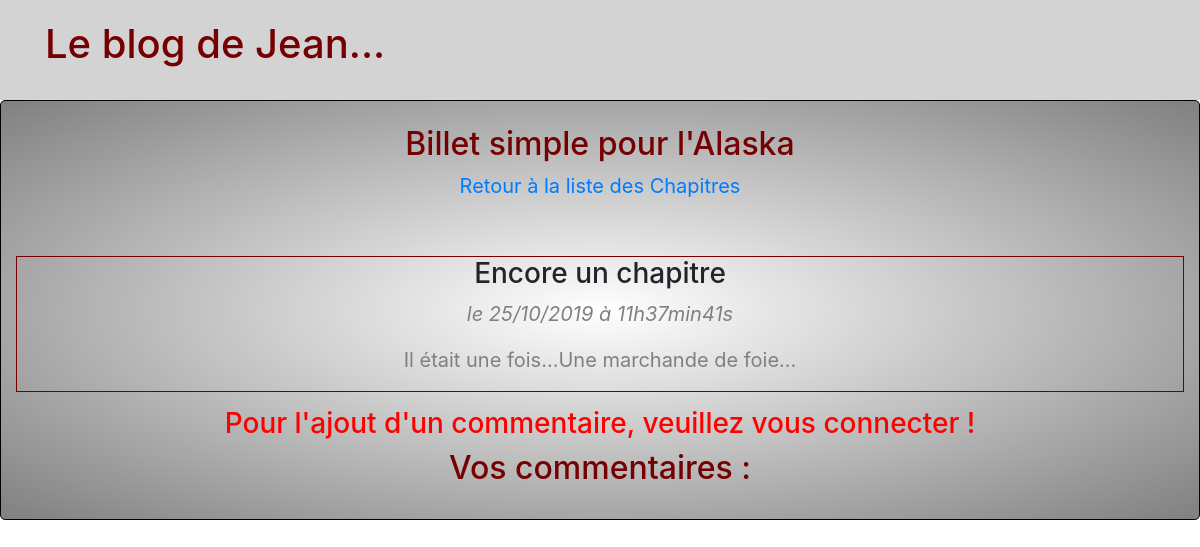
/index.php?action=post&id=34, run on the app's committed database.
### tables this page shows
CREATE TABLE IF NOT EXISTS `posts` (
  `id` int(11) NOT NULL AUTO_INCREMENT,
  `title` varchar(70) NOT NULL,
  `content` text NOT NULL,
  `creation_date` datetime NOT NULL,
  PRIMARY KEY (`id`)
);

### controller/frontend.php (called while the page is built, shortened)
<?php
require_once('model/PostManager.php');
function post()
{
	$postManager = new PostManager();
	$post = $postManager->getPost($_GET['id']);
	require('view/frontend/postView.php');
}

### model/postManager.php (called while the page is built, shortened)
<?php
class PostManager extends Manager
{
	public function getPost($postId)
	{
		$db = $this->dbConnect();
		$req = $db->prepare('SELECT id, title, content, DATE_FORMAT(creation_date, \'%d/%m/%Y à %Hh%imin%ss\') AS creation_date_fr FROM posts WHERE id = ?');
		$req->execute(array($postId));
		$post = $req->fetch();
		return $post;
	}
}

### view/frontend/postView.php (the view, shortened to what this page needs)
 <div class="vuChapComment">
      <div align="center"><br>
         <h2>Billet simple pour l'Alaska</h2>
         <p><a href="index.php?action=listPosts">Retour à la liste des Chapitres</a></p><br>
         <div class="news">
         	<h3>
         		<?= ($post['title']) ?>
            </h3>
                <p><em> le <?= $post['creation_date_fr'] ?></em></p>
         	<p>
         		<?= nl2br($post['content']) ?>
         	</p>
         </div>
                <?php  if(isset($_SESSION['id'])) { ?>
                <h2>Mon commentaire :</h2><br/>
         <form action="index.php?action=addComment&amp;id=<?=$post['id'] ?>"method="post">
             <div>
                 <textarea id="comment" name="comment" placeholder="Votre texte"></textarea>
             </div><br>
             <div>
             <button type="submit"class="btn btn-primary">J'envoie mon commentaire !</button><br><br>
             </div>
         </form>
        <?php
          }else{ echo '<h3 class="error">Pour l\'ajout d\'un commentaire, veuillez vous connecter !</h3>';
            }
          ?>
        <div>
            <h2>Vos commentaires :</h2><br>
        </div>
      </div>
  </div>
<?php require('template.php'); ?>

### public/css/style.css (style rules this page uses)
h1, h2 { color: #760001; }
p { font-size: 20px; color: grey; }
.news { border: 1px solid #760001; margin: 15px 15px 15px; }
.vuChapComment { background: radial-gradient(white,grey); border: 1px solid black; border-radius: 5px; }
.error { color: red; }

### data on the page
posts: title "Encore un chapitre", content "Il était une fois...Une marchande de foie..."

### other printed values
$post['creation_date_fr'] "25/10/2019 à 11h37min41s"
